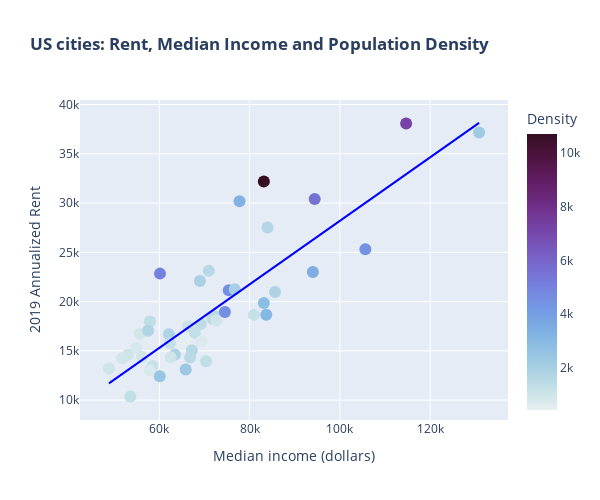

Notebook source saved alongside this figure:
### Code cell
#plot for affordability scatter with trendline (used in presentation)

def affordability_scatter_func():

    affordability_df=combined_df.sort_values("Affordability Rent/Median Inc", ascending=False).dropna()

    affordability_scatter = px.scatter(affordability_df,
                       x='Median income (dollars)',
                       y='2019 Annualized Rent',
                       color='Density',   
                       width=600,
                       height=500,
                       trendline="ols",
                       trendline_color_override="blue",
                       title= "<b>US cities: Rent, Median Income and Population Density</b>",
                       hover_name="MSA",
                       color_continuous_scale='dense',
                       hover_data=["Affordability Rent/Median Inc"])

    affordability_scatter .update_traces(marker=dict(size=12))
               
    return affordability_scatter
                                 
affordability_scatter_func() #this line is just for show in this notebook but the above function should be used for the dashboard

### Figure 1 — Plotly figure (JSON) as saved in the notebook; plotly's stock layout.template omitted (floating-point values rounded to 4 significant figures)
{"data": [{"customdata": [[0.3881], [0.3871], [0.3797], [0.3319], [0.3277], [0.3258], [0.322], [0.3203], [0.3103], [0.3004], [0.2964], [0.2839], [0.2806], [0.2782], [0.2769], [0.2753], [0.2751], [0.2704], [0.2688], [0.2673], [0.2635], [0.2561], [0.2561], [0.2558], [0.2543], [0.2541], [0.2528], [0.249], [0.2478], [0.245], [0.2447], [0.2441], [0.2396], [0.2388], [0.2304], [0.2303], [0.2303], [0.2301], [0.2296], [0.2253], [0.224], [0.223], [0.2144], [0.2086], [0.2069], [0.1993], [0.1993], [0.1983], [0.1936]], "hovertemplate": "<b>%{hovertext}</b><br><br>Median income (dollars)=%{x}<br>2019 Annualized Rent=%{y}<br>Affordability Rent/Median Inc=%{customdata[0]}<br>Density=%{marker.color}<extra></extra>", "hovertext": ["Los Angeles, CA", "New York, NY", "Miami, FL", "San Francisco, CA", "San Diego, CA", "Riverside, CA", "Boston, MA", "Stockton, CA", "Tampa, FL", "New Orleans, LA", "Fresno, CA", "San Jose, CA", "Chicago, IL", "Memphis, TN", "Sacramento, CA", "Bakersfield, CA", "Greensboro, NC", "El Paso, TX", "Las Vegas, NV", "Nashville, TN", "Charlotte, NC", "Houston, TX", "Dallas, TX", "Tucson, AZ", "Atlanta, GA", "Philadelphia, PA", "San Antonio, TX", "Colorado Springs, CO", "Phoenix, AZ", "Denver, CO", "Seattle, WA", "Jacksonville, FL", "Washington, DC", "Baltimore, MD", "Austin, TX", "Virginia Beach, VA", "Detroit, MI", "Albuquerque, NM", "Indianapolis, IN", "Tulsa, OK", "Columbus, OH", "Minneapolis, MN", "Cincinnati, OH", "Oklahoma City, OK", "Buffalo, NY", "Kansas City, MO", "Milwaukee, WI", "Omaha, NE", "Toledo, OH"], "legendgroup": "", "marker": {"color": [3276, 10715, 5019, 7256, 1686, 1574, 5532, 1941, 1353, 889, 1789, 2218, 4574, 792, 2029, 990, 887, 1022, 1773, 544, 1113, 1399, 1526, 889, 1441, 4554, 1231, 946, 1253, 1831, 3469, 470, 4457, 2830, 1181, 709, 1864, 1155, 935, 784, 1582, 3071, 1507, 417, 2441, 607, 2369, 1309, 1308], "coloraxis": "coloraxis", "size": 12, "symbol": "circle"}, "mode": "markers", "name": "", "orientation": "v", "showlegend": false, "type": "scatter", "x": [77774, 83160, 60141, 114696, 83985, 70954, 94430, 68997, 57906, 55710, 57518, 130865, 75379, 54859, 76706, 53067, 51770, 48823, 62107, 70262, 66399, 69193, 72265, 56169, 71742, 74533, 62355, 72633, 67896, 85641, 94027, 65880, 105659, 83160, 80954, 69329, 63474, 58512, 62502, 57859, 67207, 83698, 66825, 60605, 60105, 70215, 65845, 70373, 53563], "xaxis": "x", "y": [30186, 32189, 22838, 38071, 27524, 23117, 30409, 22099, 17968, 16734, 17051, 37157, 21155, 15264, 21241, 14607, 14241, 13204, 16695, 18784, 17494, 17720, 18506, 14369, 18247, 18942, 15761, 18087, 16823, 20984, 23007, 16080, 25314, 19856, 18651, 15969, 14619, 13464, 14351, 13036, 15057, 18667, 14326, 12645, 12434, 13995, 13120, 13952, 10369], "yaxis": "y"}, {"hovertemplate": "<b>OLS trendline</b><br>2019 Annualized Rent = 0.322237 * Median income (dollars) + -4030.5<br>R<sup>2</sup>=0.696202<br><br>Median income (dollars)=%{x}<br>2019 Annualized Rent=%{y} <b>(trend)</b><extra></extra>", "legendgroup": "", "line": {"color": "blue"}, "marker": {"size": 12, "symbol": "circle"}, "mode": "lines", "name": "", "showlegend": false, "type": "scatter", "x": [48823, 51770, 53067, 53563, 54859, 55710, 56169, 57518, 57859, 57906, 58512, 60105, 60141, 60605, 62107, 62355, 62502, 63474, 65845, 65880, 66399, 66825, 67207, 67896, 68997, 69193, 69329, 70215, 70262, 70373, 70954, 71742, 72265, 72633, 74533, 75379, 76706, 77774, 80954, 83160, 83160, 83698, 83985, 85641, 94027, 94430, 105659, 114696, 130865], "xaxis": "x", "y": [11700.0, 12650.0, 13070.0, 13230.0, 13650.0, 13920.0, 14070.0, 14500.0, 14610.0, 14630.0, 14820.0, 15340.0, 15350.0, 15500.0, 15980.0, 16060.0, 16110.0, 16420.0, 17190.0, 17200.0, 17370.0, 17500.0, 17630.0, 17850.0, 18200.0, 18270.0, 18310.0, 18600.0, 18610.0, 18650.0, 18830.0, 19090.0, 19260.0, 19370.0, 19990.0, 20260.0, 20690.0, 21030.0, 22060.0, 22770.0, 22770.0, 22940.0, 23030.0, 23570.0, 26270.0, 26400.0, 30020.0, 32930.0, 38140.0], "yaxis": "y"}], "layout": {"coloraxis": {"colorbar": {"title": {"text": "Density"}}, "colorscale": [[0, "rgb(230, 240, 240)"], [0.09091, "rgb(191, 221, 229)"], [0.1818, "rgb(156, 201, 226)"], [0.2727, "rgb(129, 180, 227)"], [0.3636, "rgb(115, 154, 228)"], [0.4545, "rgb(117, 127, 221)"], [0.5455, "rgb(120, 100, 202)"], [0.6364, "rgb(119, 74, 175)"], [0.7273, "rgb(113, 50, 141)"], [0.8182, "rgb(100, 31, 104)"], [0.9091, "rgb(80, 20, 66)"], [1, "rgb(54, 14, 36)"]]}, "height": 500, "legend": {"tracegroupgap": 0}, "title": {"text": "<b>US cities: Rent, Median Income and Population Density</b>"}, "width": 600, "xaxis": {"anchor": "y", "domain": [0, 1], "title": {"text": "Median income (dollars)"}}, "yaxis": {"anchor": "x", "domain": [0, 1], "title": {"text": "2019 Annualized Rent"}}}}
